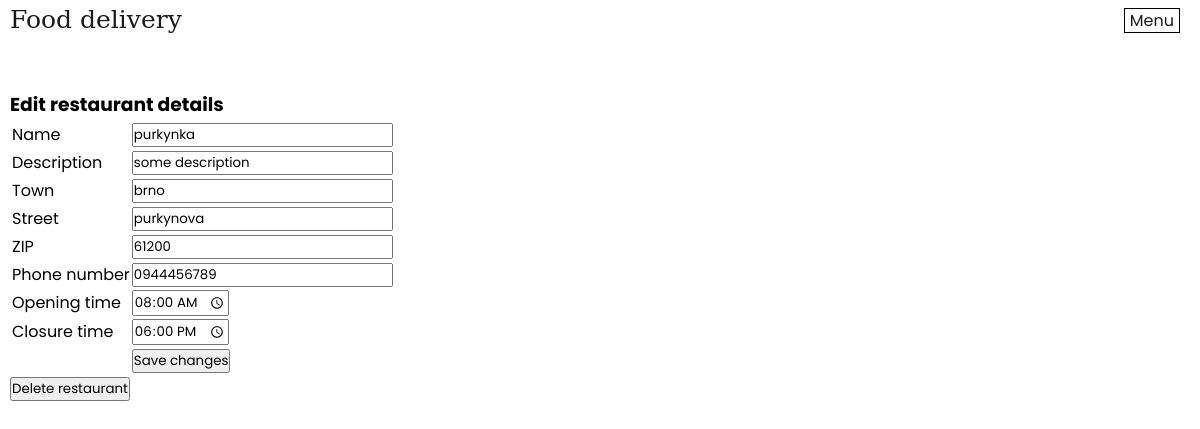
Page /editRestaurantPage.php?restaurantId=1 (signed in) on the earlier database version.
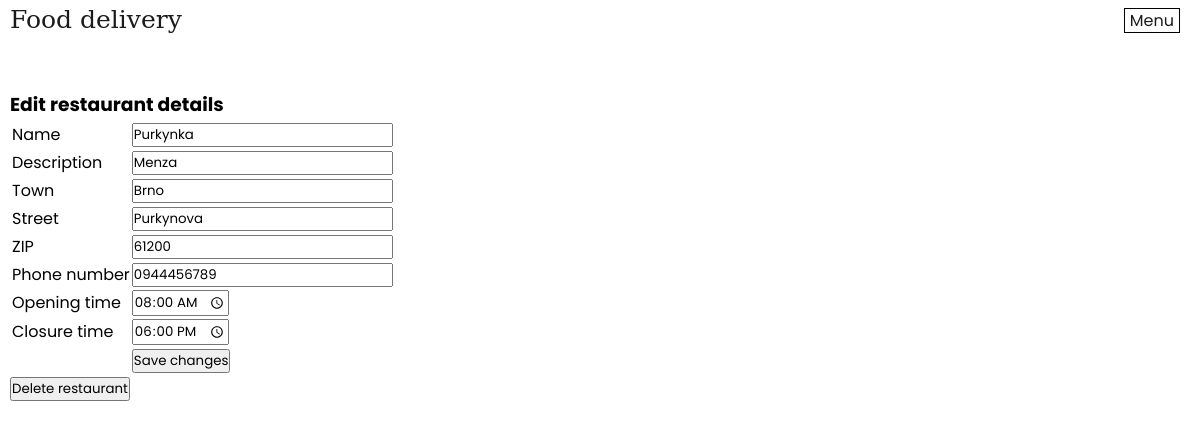
Same page on the later database version.
### tables this page shows
CREATE TABLE restaurant (
  restaurantId INT AUTO_INCREMENT NOT NULL PRIMARY KEY,
  name TINYTEXT,
  description TEXT,
  town TINYTEXT,
  street TINYTEXT,
  zip INT,
  phoneNumber TINYTEXT,
  openingTime TIME,
  closureTime TIME
);

### editRestaurantPage.php (the view, shortened to what this page needs)
<?php
include "header.php";
include "dbConnect.php";
$restaurantId = $_GET["restaurantId"];
$stmt = $pdo->prepare("SELECT name, description, town, street, zip, phoneNumber, TIME_FORMAT(openingTime, '%H:%i'), TIME_FORMAT(closureTime, '%H:%i') FROM restaurant WHERE restaurantId = ?");
$stmt->execute(array($restaurantId));
$restaurant = $stmt->fetch(PDO::FETCH_ASSOC);
?>
<div class="main-page-container">
<h3>Edit restaurant details</h3>
<form action="processEditRestaurant.php" method="get">
    <table>
        <tr>
            <td><label>Name</label></td>
            <td><input type="text" name="name" required value=<?php echo "\"".$restaurant["name"]."\"" ?>></td>
        </tr>
        <tr>
            <td><label>Description</label></td>
            <td><input type="text" name="description" value=<?php echo "\"".$restaurant["description"]."\"" ?>></td>
        </tr>
        <tr>
            <td><label>Town</label></td>
            <td><input type="text" name="town" required value=<?php echo "\"".$restaurant["town"]."\"" ?>></td>
        </tr>
        <tr>
            <td><label>Street</label></td>
            <td><input type="text" name="street" required value=<?php echo "\"".$restaurant["street"]."\"" ?>></td>
        </tr>
        <tr>
            <td><label>ZIP</label></td>
            <td><input type="text" name="zip"  pattern="\d{5}" required value=<?php echo "\"".$restaurant["zip"]."\"" ?>></td>
        </tr>
        <tr>
            <td><label>Phone number</label></td>
            <td><input type="text" name="phoneNumber" required value=<?php echo "\"".$restaurant["phoneNumber"]."\"" ?>></td>
        </tr>
        <tr>
            <td><label>Opening time</label></td>
            <td><input type="time" step="60" name="openingTime" required value=<?php echo "\"".$restaurant["TIME_FORMAT(openingTime, '%H:%i')"]."\"" ?>></td>
        </tr>
        <tr>
            <td><label>Closure time</label></td>
            <td><input type="time" step="60"  name="closureTime" required value=<?php echo "\"".$restaurant["TIME_FORMAT(closureTime, '%H:%i')"]."\"" ?>></td>
        </tr>
        <tr>
            <td></td>
            <td><button type="submit">Save changes</button></td>
        </tr>
    </table>
</form>
<form action="processDeleteRestaurant.php">
    <button type="submit">Delete restaurant</button>
</form>
</div>

Differences in the rows shown:
changed restaurant: name "purkynka" → "Purkynka"; description "some description" → "Menza"; town "brno" → "Brno"; street "purkynova" → "Purkynova"
